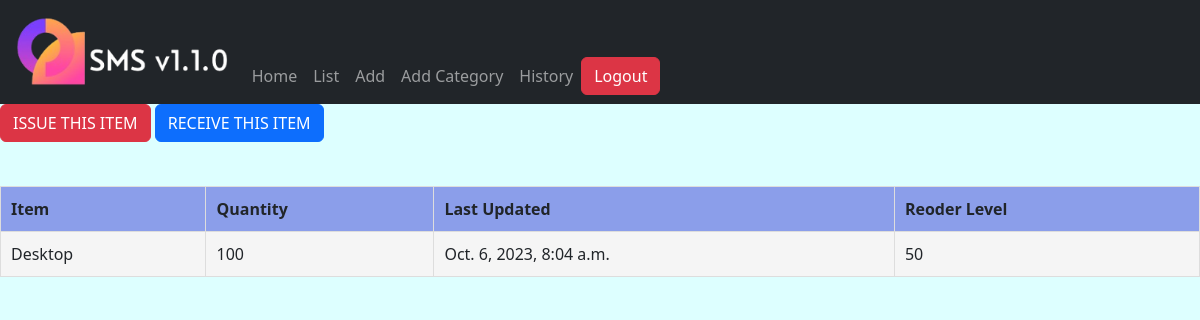
The page /stock/detail/17/ (signed in) on the database its author committed.
### stockmgt/models.py (models this page shows, shortened)
class Stock(models.Model):
    category = models.ForeignKey(Category, on_delete=models.CASCADE, blank=True, null=True)
    item_name = models.CharField(max_length=50, blank=True, null=True)
    quantity = models.IntegerField(default='0', blank=True, null=True)
    receive_quantity = models.IntegerField(default='0', blank=True, null=True)
    receive_by = models.CharField(max_length=50, blank=True, null=True)
    issue_quantity = models.IntegerField(default='0', blank=True, null=True)
    issue_by = models.CharField(max_length=50, blank=True, null=True)
    issue_to = models.CharField(max_length=50, blank=True, null=True)
    phone_number = models.CharField(max_length=50, blank=True, null=True)
    created_by = models.CharField(max_length=50, blank=True, null=True)
    reorder_level = models.IntegerField(default='0', blank=True, null=True)
    timestamp = models.DateTimeField(auto_now_add=True, auto_now=False)
    last_updated = models.DateTimeField(auto_now_add=False, auto_now=True)
    export_to_CSV = models.BooleanField(default=False)

### stockmgt/views.py (the view)
# urls.py: path('detail/<str:id>/', stock_detail, name="detail"),
@login_required(login_url=('/accounts/login'))
def stock_detail(request, id):
    queryset = Stock.objects.get(id=id)
    context={
        'queryset': queryset,
    }
    return render(request, 'stock/detail.html', context)

### stockmgt/templates/stock/detail.html
{% extends 'base.html' %}
{% load bootstrap5 %}
{% block content %}
        <a href='{% url "stock:issue" id=queryset.id%}'><div class='btn btn-danger'>ISSUE THIS ITEM</div></a>
        <a href='{% url "stock:receive" id=queryset.id%}'><div class='btn btn-primary'>RECEIVE THIS ITEM</div></a>
        <br><br>
        <div>
          <table>
                  <tr>
                    <th>Item</th>
                    <th>Quantity</th>
                    <th>Last Updated</th>
                    <th>Reoder Level</th>
                  </tr>
                  <tr>
                    <td>{{queryset.item_name}}</td>
                    <td>{{queryset.quantity}}</td>
                    <td>{{queryset.last_updated}}</td>
                    <td>{{queryset.reorder_level}}</td>
                  </tr>
          </table>
        </div>
{% endblock %}

### stockmgt/static/css/styles.css (style rules this page uses)
* { margin: 0; box-sizing: border-box; }
body { background-color: rgb(221, 255, 255); }
table { width: 100%; border-collapse: collapse; margin: 20px 0; }
th { background-color: #8b9eea; text-align: left; padding: 10px; font-weight: bold; border: 1px solid #ddd; }
td { padding: 10px; border: 1px solid #ddd; }
tr:nth-child(even) { background-color: #f5f5f5; }

### rows shown on the page
Stock: item_name "Desktop", quantity "100", last_updated "Oct. 6, 2023, 8:04 a.m.", reorder_level "50"
